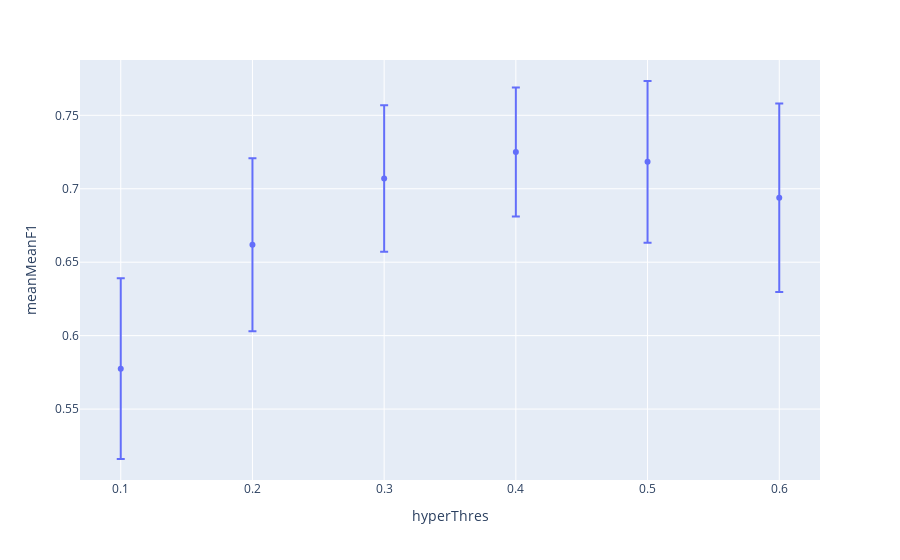

Source (notebook cell):
### Markdown cell above
## Graphical representation of the optimal point

### Code cell
aux=hyperParams[(hyperParams.hyperMinDuration==optimal.hyperMinDuration)&
                (hyperParams.hyperClose==optimal.hyperClose)].reset_index(drop=True)
px.scatter(aux,x='hyperThres',y='meanMeanF1',error_y='stdMeanF1')

### Figure 1 — Plotly figure (JSON) as saved in the notebook; plotly's stock layout.template omitted (floating-point values rounded to 4 significant figures)
{"data": [{"error_y": {"array": [0.0615, 0.05889, 0.04989, 0.0439, 0.05505, 0.06413]}, "hovertemplate": "hyperThres=%{x}<br>meanMeanF1=%{y}<extra></extra>", "legendgroup": "", "marker": {"color": "#636efa", "symbol": "circle"}, "mode": "markers", "name": "", "orientation": "v", "showlegend": false, "type": "scatter", "x": [0.1, 0.2, 0.3, 0.4, 0.5, 0.6], "xaxis": "x", "y": [0.5775, 0.6618, 0.707, 0.7251, 0.7183, 0.6938], "yaxis": "y"}], "layout": {"legend": {"tracegroupgap": 0}, "margin": {"t": 60}, "xaxis": {"anchor": "y", "domain": [0, 1], "title": {"text": "hyperThres"}}, "yaxis": {"anchor": "x", "domain": [0, 1], "title": {"text": "meanMeanF1"}}}}
